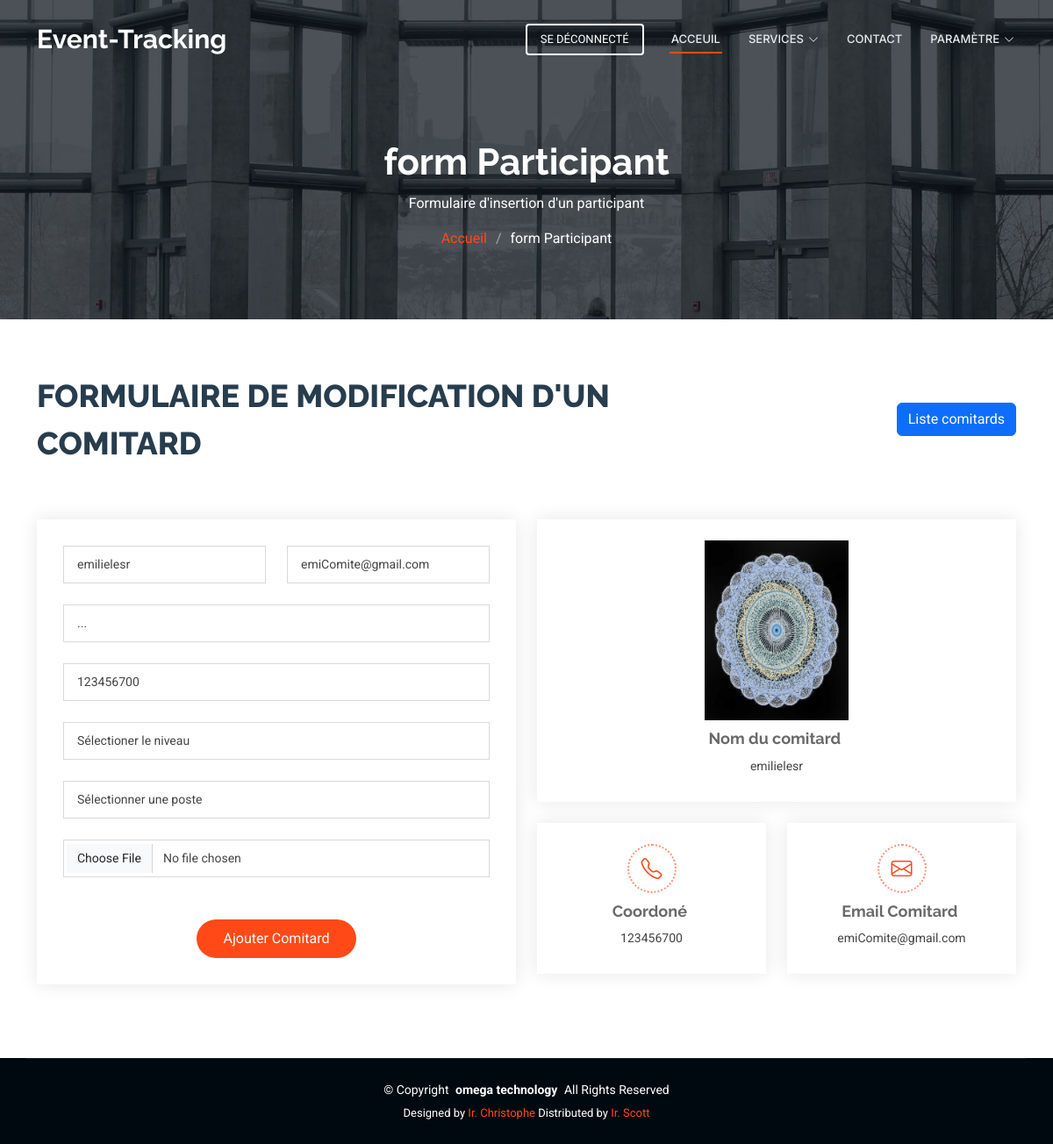
/pages/form-modification?view=comite&verif=2 (signed in), run on the app's committed database.
### tables this page shows
CREATE TABLE `comite_organisateur` (
  `id_inviter` int(11) NOT NULL,
  `id_utl_inviter_fk` int(11) NOT NULL,
  `id_niveau_inv_fk` int(11) DEFAULT NULL,
  `id_event_cm_fk` int(11) DEFAULT NULL,
  `nom_inviter` varchar(255) NOT NULL,
  `sexe_inviter` varchar(100) NOT NULL,
  `tel_inviter` varchar(100) NOT NULL,
  `poste_inviter` varchar(100) DEFAULT NULL,
  `image_inviter` varchar(255) NOT NULL,
  `email_inviter` varchar(100) DEFAULT NULL,
  `id_ops_update_cmt` int(11) DEFAULT NULL,
  `password_inviter` varchar(255) DEFAULT NULL,
  `control_deleted` varchar(100) NOT NULL DEFAULT 'no_deleted',
  `date_enreg_inviter` datetime NOT NULL DEFAULT current_timestamp(),
  `is_actif_inviter` varchar(50) NOT NULL DEFAULT 'active'
);

### functions.php (called while the page is built, shortened)
<?php
	function lsniveau($data = null)
	{
		 $conn = Connexion::connect();
		 if($_SESSION['niveau'] == 'LEVEL_1' OR $_SESSION['niveau'] == 'LEVEL_0'){
		 	$sql = "SELECT * FROM niveaux WHERE is_actif_niv = 'active'";
		 }else{
		 	$sql = "SELECT * FROM niveaux WHERE nom_niv='$data' AND is_actif_niv = 'active'";
		 }
		$res = $conn->prepare($sql);
		$res->execute();
		$result = $res->fetchAll();
		if($result){
			return $result;
		}
	}
	function lsEventUser()
	{
		$conn = Connexion::connect();
		$sql = "SELECT t.nom_evenement FROM evenements e LEFT JOIN utilisateurs u ON e.id_util_org = u.id_utl
		JOIN type_evenement t ON t.id_typ_even = e.id_type_envent_fk
		JOIN comite_organisateur c ON u.id_utl = c.id_utl_inviter_fk
		WHERE e.control_deleted = 'no_deleted'";
		$res = $conn->prepare($sql);
		$res->execute();
		$result = $res->fetch();
		if($result){
			return $result;
		}
	}
	function getComitard($id,$conn){
		$sql = "SELECT * FROM comite_organisateur c LEFT JOIN niveaux n ON c.id_niveau_inv_fk = n.id_niv WHERE id_inviter = :id AND control_deleted ='no_deleted' AND is_actif_inviter = 'active'";
		$query = $conn->prepare($sql);
		$query->bindParam(':id',$id,PDO::PARAM_INT);
		$query->execute();
		return $query->fetch();
	}
?>

### pages/form-modification.php (the view, shortened to what this page needs)
<?php
  include "header.php";
?>
<?php
if (isset($_GET['view']) AND isset($_GET['verif'])) {
	$action = htmlspecialchars(trim($_GET['view']));
	$id = htmlspecialchars(trim($_GET['verif']));
	if($action == 'participant'){
		$result = getParticepant($id,$conn);
	}
	elseif ($action == 'comite') {
		$result = getComitard($id,$conn);
	}
  elseif ($action == 'categorie') {
    $result = getCategoriePlace($id,$conn);
  }
}
else{
		$action = '';
		$result = '';
	}
?>
<?php
  $evenement = $_SESSION['usersInfo']['id_event_cm_fk'] ?? $_SESSION['usersInfo']['id_env'];
?>
    <section id="team" class="contact section">
      <div class="container section-title" data-aos="fade-up">
         <div class="row justify-content-between align-items-center">
         <?php
         if($action == 'participant'){
            echo '<div class="col-lg-8">
              <p>Formulaire de modification d\'un PARTICIPANT</p>
            </div>';
            echo '<div class="col-lg-2 text-end">';
              btnLsParticipant();
            echo '</div>';
        }
        elseif ($action == 'comite') {
        	echo '<div class="col-lg-8">
              <p>Formulaire de modification d\'un comitard</p>
            </div>';
            echo '<div class="col-lg-2 text-end">';
            echo '</div>';
        }
        ?>
          </div>
      </div>
      <div class="container" data-aos="fade-up" data-aos-delay="100">
        <div class="row gy-4">
         <div class="col-lg-6">
            <form action="action_midif" method="post" class="form_add" data-aos="fade-up" data-aos-delay="500" enctype="multipart/form-data">
            	<?php if($action == 'participant'){?>
              <div class="row gy-4">
                <div class="col-md-12">
                  <input type="text" class="form-control" name="name_part" placeholder="Nom du participant" value="<?=$result['nom_part']?>">
                </div>
                <div class="col-md-12">
                  <input type="text" class="form-control" name="email_part" placeholder="Email du participant" value="<?=$result['email_part']?>">
                </div>
                <div class="col-md-12">
                  <select name="sexe" class="form-control" required>
                    <option value="<?=$result['sexe_part']?>">Sélectionner le genre</option>
                    <option value="femme">Femme</option>
                    <option value="homme">Homme</option>
                </select>
                </div>
                <div class="col-md-12">
                  <select name="categorie" class="form-control" required>
                    <option value="<?=$result['id_cat_inviter_fk']?>">Sélectionner le catégorie</option>
                    <?php
                        $data = lsCategorieInviter($evenement);
                        $dataEv = lsEventUsersId($_SESSION['id_user']);
                        $type = $dataEv['nom_evenement'];
                        $dataDefault = lsDefaultCategorieInviter($type);
                        foreach($dataDefault as $aff)
                        {
                            echo '<option value="'.$aff['id_cat_inv'].'">'.$aff['nom_categorie'].'</option>';
                        }
                        foreach($data as $aff1)
                        {
                            echo '<option value="'.$aff1['id_cat_inv'].'">'.$aff1['nom_categorie'].'</option>';
                        }
                    ?>
                  </select>
                </div>
                <div class="col-md-12">
                    <input type="text" class="form-control" name="tel" value="<?=$result['tel_part']?>">
                </div>
                <div class="col-md-12">
                  <input type="file" class="form-control" name="image" accept="image/*" >
                </div>
                <div class="col-md-12 text-center">
                    <input type="hidden" name="control" id="control" value="edit_participant">
                    <input type="hidden" name="token" id="token" value="<?=$token?>">
                    <input type="hidden" name="id" value="<?=$id?>">
                    <div id="message"></div>
                  <button type="submit" id="add_btn">Enregistrer</button>
                </div>
              </div>
          <?php }elseif ($action == 'comite') {?>
          	<div class="row gy-4">
                <div class="col-md-6">
                  <input type="text" name="com_name" id="com_name" class="form-control" placeholder="Nom du comitard" value="<?=$result['nom_inviter']?>">
                </div>
                <div class="col-md-6 ">
                  <input type="email" class="form-control" name="com_email" id="com_email" placeholder="Email du comitard" value="<?=$result['email_inviter']?>">
                </div>
                <div class="col-md-12">
                	<select class="form-control" name="sexe" id="sexe" required="">
                			<option value="<?=$result['sexe_inviter']?>">...</option>
                	</select>
                </div>
                <div class="col-md-12">
                  <input type="text" class="form-control" name="tel" id="tel" placeholder="999333444" minlength="6" maxlength="9" value="<?=$result['tel_inviter']?>">
                </div>
                <div class="col-md-12">
                	<select class="form-control" name="fonction" id="fonction" required="">
                			<option value="<?=$result['id_niveau_inv_fk']?>">Sélectioner le niveau</option>
		                	<?php
		                        $data = lsniveau('comite');
		                    ?>
                	</select>
                </div>
                <div class="col-md-12">
                	<select class="form-control" name="poste" id="poste" required="">
                			<option value="<?=$result['poste_inviter']?>">Sélectionner une poste</option>
		                	<?php
		                     $data = lsEventUser();
		                    ?>
                	</select>
                </div>
                <div class="col-md-12">
                  <input type="file" class="form-control" name="image" accept="image/*" placeholder="Photo de profil">
                </div>
                <div class="col-md-12 text-center">
                  <button type="submit" id="add_btn">Ajouter Comitard</button>
                </div>
              </div>
          <?php }else if($action == 'categorie'){?>
            <div class="row gy-4">
                <div class="col-md-12">
                  <input type="text" name="cat_name" id="cat_name" class="form-control" placeholder="Nom du comitard" value="<?= $result['nom_categorie']?>">
                </div>
                <div class="col-md-12">
                  <input type="hidden" name="control" id="control" value="edite_categorie">
                  <input type="hidden" name="verif" id="verif" value="categorie">
                  <input type="hidden" name="token" id="token" value="<?=$token?>">
                  <input type="hidden" name="id" value="<?=$result['id_cat_inv']?>">
                </div>
                <div class="col-md-12 text-center">
                   <div id="message"></div>
                  <button type="submit" id="add_btn">Ajouter place</button>
                </div>
              </div>
          <?php }?>
            </form>
          </div>
          <div  id="lastClientInfo" class="col-lg-6 ">
          <?php if($action == 'participant'){?>
            <div class="row gy-4">
              <div  class="col-lg-12">
                <div class="info-item d-flex flex-column justify-content-center align-items-center" data-aos="fade-up" data-aos-delay="200">
                  <img src="../assets/img/photoProfil/<?=$result['image_part']?>" width="30%">
                  <h3>Nom du comitard&nbsp;</h3>
                  <p><?=$result['nom_part']?></p>
                </div>
              </div>
              <div class="col-md-6">
                <div class="info-item d-flex flex-column justify-content-center align-items-center" data-aos="fade-up" data-aos-delay="300">
                  <i class="bi bi-telephone"></i>
                  <h3>Coordoné&nbsp;</h3>
                  <p><?=$result['tel_part']?></p>
                </div>
              </div>
              <div class="col-md-6">
                <div class="info-item d-flex flex-column justify-content-center align-items-center" data-aos="fade-up" data-aos-delay="400">
                  <i class="bi bi-envelope"></i>
                  <h3>Email Comitard&nbsp;</h3>
                  <p><?=$result['email_part']?></p>
                </div>
              </div>
            </div>
    <?php }if($action == 'comite'){?>
    		<div class="row gy-4">
              <div  class="col-lg-12">
                <div class="info-item d-flex flex-column justify-content-center align-items-center" data-aos="fade-up" data-aos-delay="200">
                  <img src="../assets/img/photoProfil/<?=$result['image_inviter']?>" width="30%">
                  <h3>Nom du comitard&nbsp;</h3>
                  <p><?=$result['nom_inviter']?></p>
                </div>
              </div>
              <div class="col-md-6">
                <div class="info-item d-flex flex-column justify-content-center align-items-center" data-aos="fade-up" data-aos-delay="300">
                  <i class="bi bi-telephone"></i>
                  <h3>Coordoné&nbsp;</h3>
                  <p><?=$result['tel_inviter']?></p>
                </div>
              </div>
              <div class="col-md-6">
                <div class="info-item d-flex flex-column justify-content-center align-items-center" data-aos="fade-up" data-aos-delay="400">
                  <i class="bi bi-envelope"></i>
                  <h3>Email Comitard&nbsp;</h3>
                  <p><?=$result['email_inviter']?></p>
                </div>
              </div>
            </div>
    <?php }?>
          </div>
        </div>
      </div>
    </section>
  </main>
  <?php
  include 'footer.php';
?>

### assets/css/main.css (style rules this page uses)
:root { --default-font: "Roboto", system-ui, -apple-system, "Segoe UI", Roboto, "Helvetica Neue", Arial, "Noto Sans", "Liberation Sans", sans-serif, "Apple Color Emoji", "Segoe UI Emoji", "Segoe UI Symbol", "Noto Color Emoji"; --heading-font: "Raleway", sans-serif; --nav-font: "Inter", sans-serif; }
:root { --background-color: #ffffff; --default-color: #444444; --heading-color: #273d4e; --accent-color: #ff4a17; --surface-color: #ffffff; --contrast-color: #ffffff; }
:root { --nav-color: #e5eaee; --nav-hover-color: #ff4a17; --nav-mobile-background-color: #ffffff; --nav-dropdown-background-color: #ffffff; --nav-dropdown-color: #444444; --nav-dropdown-hover-color: #ff4a17; }
:root { scroll-behavior: smooth; }
body { color: var(--default-color); background-color: var(--background-color); font-family: var(--default-font); }
h1, h2, h3, h4, h5, h6 { color: var(--heading-color); font-family: var(--heading-font); }
section, .section { color: var(--default-color); background-color: var(--background-color); padding: 60px 0; scroll-margin-top: 90px; overflow: clip; }
.section-title { padding-bottom: 60px; position: relative; }
.section-title p { color: var(--heading-color); margin: 0; font-size: 36px; font-weight: 800; text-transform: uppercase; font-family: var(--heading-font); }
.contact .info-item { background-color: var(--surface-color); box-shadow: 0px 0px 20px rgba(0, 0, 0, 0.1); padding: 24px 0 30px 0; }
.contact .info-item i { font-size: 20px; color: var(--accent-color); width: 56px; height: 56px; font-size: 24px; display: flex; justify-content: center; align-items: center; border-radius: 4px; transition: all 0.3s ease-in-out; border-radius: 50%; border: 2px dotted color-mix(in srgb, var(--accent-color), transparent 40%); }
.contact .info-item h3 { font-size: 20px; color: color-mix(in srgb, var(--default-color), transparent 20%); font-size: 18px; font-weight: 700; margin: 10px 0; }
.contact .info-item p { padding: 0; margin-bottom: 0; font-size: 14px; }
.contact .form_add { background-color: var(--surface-color); box-shadow: 0px 0px 20px rgba(0, 0, 0, 0.1); height: 100%; padding: 30px; }
.contact .form_add input[type=text], .contact .form_add input[type=email], .contact .form_add input[type=file], .contact .form_add select, .contact .form_add textarea { font-size: 14px; padding: 10px 15px; box-shadow: none; border-radius: 0; color: var(--default-color); background-color: var(--surface-color); border-color: color-mix(in srgb, var(--default-color), transparent 80%); }
.contact .form_add input[type=text]::placeholder, .contact .form_add input[type=email]::placeholder, .contact .form_add textarea::placeholder { color: color-mix(in srgb, var(--default-color), transparent 70%); }
.contact .form_add button[type=submit] { color: var(--contrast-color); background: var(--accent-color); border: 0; padding: 10px 30px; transition: 0.4s; border-radius: 50px; }

### data on the page
comite_organisateur: com_name "emilielesr", com_email "emiComite@gmail.com", tel "123456700", image_inviter (picture), nom_inviter "emilielesr", tel_inviter "123456700", email_inviter "emiComite@gmail.com"

### other printed values
$page "form Participant"
$texte "Formulaire d'insertion d'un participant"
